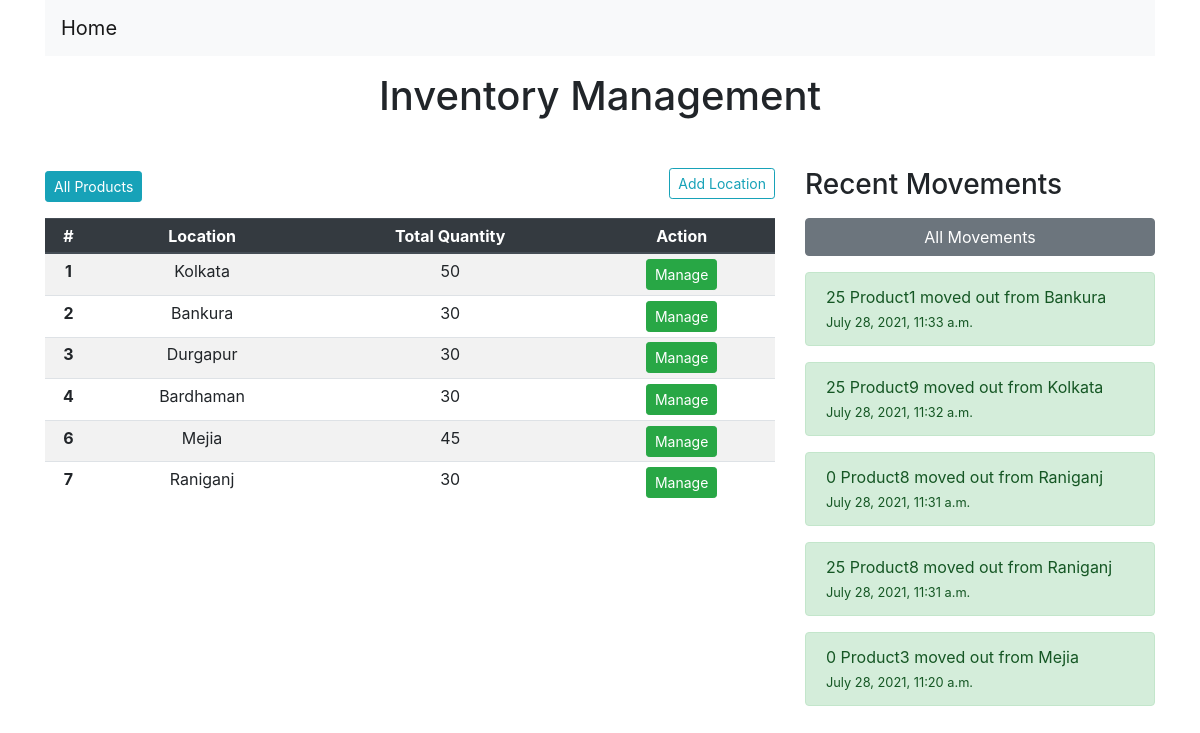
The page / on the database its author committed.
### inventory/models.py (models this page shows)
class Location(models.Model):
    name = models.CharField(max_length=250, blank=True)
    slug = models.SlugField(max_length=250,unique=True,null=True,db_index=True)
    def get_absolute_url(self):
        return reverse('inventory:location',args=[self.slug])
    @property
    def total_quantity(self):
        return self.products.all().aggregate(total_qty=Sum('qty')).get('total_qty',0)
    def __str__(self):
        return self.name

class Movement(models.Model):
    product = models.ForeignKey(Product,on_delete=models.CASCADE,related_name='movement_products')
    location_from = models.ForeignKey(Location,on_delete=models.CASCADE,related_name='location_from')
    location_to = models.ForeignKey(Location,on_delete=models.CASCADE,related_name='location_to',blank=True,null=True)
    created = models.DateTimeField(auto_now_add=True)
    qty = models.IntegerField(default=0)
    class Meta:
        ordering = ['-created']
    def __str__(self):
        if self.location_to:
            return f'{self.qty} {self.product} moved from {self.location_from} to {self.location_to}'
        else:
            return f'{self.qty} {self.product} moved out from {self.location_from}'

class Product(models.Model):
    location = models.ForeignKey(Location,on_delete=models.CASCADE,blank=True,null=True,related_name='products')
    name = models.CharField(max_length=250, blank=True)
    slug = models.SlugField(max_length=250,unique=True,null=True,db_index=True)
    qty = models.IntegerField(default = 0)
    def __str__(self):
        return self.name

### inventory/views.py (the view)
# urls.py: path('',views.LocationListView.as_view(),name='index'),
class LocationListView(ListView):
    model = Location
    template_name = 'index.html'
    context_object_name = 'locations'
    success_url = reverse_lazy('inventory:index')
    def get_context_data(self, **kwargs):
        context = super().get_context_data(**kwargs)
        context["form"] = LocationForm()
        return context

### inventory/context_processors.py (called while the page is built)
def get_sidebar_movements(request):
    return{
        'movements' : Movement.objects.all()[:5]
    }

def all_movements(request):
    return{
        'all_movements' : Movement.objects.order_by('created')
    }

### templates/index.html (shortened to what this page needs)
{% extends 'base.html' %}
{% block content %}
<h3 class="mb-3"><a href="{% url 'inventory:products' %}" class="btn btn-sm btn-info">All Products</a>
<button class="btn btn-sm btn-outline-info float-right" data-toggle="modal" data-target="#addLocation">Add Location</button>
</h3>
<table class="table table-striped table-sm">
    <thead class='text-center thead-dark'>
      <tr>
        <th scope="col">#</th>
        <th scope="col">Location</th>
        <th scope="col">Total Quantity</th>
        <th scope="col">Action</th>
      </tr>
    </thead>
    <tbody class='text-center'>
    {% for location in locations %}
      <tr>
        <th scope="row">{{location.id}}</th>
        <td>{{location.name}}</td>
        <td>
          {% if location.total_quantity > 0 %}{{location.total_quantity}}{% else %}0{% endif %}
        </td>
        <td> <a class="btn btn-success btn-sm" href="{{location.get_absolute_url}}">Manage</a> </td>
      </tr>
    {% endfor %}
    </tbody>
  </table>
{% endblock content %}

### templates/base.html (shortened to what this page needs)
<!DOCTYPE html>
<html lang="en">
  <head>
    <link
      rel="stylesheet"
      href="https://cdn.jsdelivr.net/npm/bootstrap@4.6.0/dist/css/bootstrap.min.css"
    />
  </head>
  <body>
    <div class="container">
    {% include 'navbar.html' %}
      <div class="row justify-content-center py-3">
        <h1 class="mb-5">Inventory Management</h1>
        <div class="col-md-8">
          {% block content %}
          {% endblock content %}
        </div>
        <div class="col-md-4">{% include 'sidebar.html' %}</div>
      </div>
    </div>
  </body>
</html>

### templates/navbar.html
<nav class="navbar navbar-light bg-light">
  <a class="navbar-brand" href="/">
    Home
  </a>
</nav>

### templates/sidebar.html (shortened to what this page needs)
<h3>Recent Movements</h3>
<button class="btn btn-secondary btn-block my-3" data-toggle="modal" data-target="#movementModal">All Movements</button>
{% if movements %}
{% for movement in movements %}
    <p class="alert alert-success">
        {{movement}}
        <br/>
        <span class="small">{{movement.created}}</span>
    </p>
{% endfor %}
{% else %}
<p>No movements found!</p>
{% endif %}

### rows shown on the page
Location: id "1", name "Kolkata", total_quantity "50"
Location: id "2", name "Bankura", total_quantity "30"
Location: id "3", name "Durgapur", total_quantity "30"
Location: id "4", name "Bardhaman", total_quantity "30"
Location: id "6", name "Mejia", total_quantity "45"
Location: id "7", name "Raniganj", total_quantity "30"
Movement: location_to+qty+product "25 Product1 moved out from Bankura", created "July 28, 2021, 11:33 a.m."
Movement: location_to+qty+product "25 Product9 moved out from Kolkata", created "July 28, 2021, 11:32 a.m."
Movement: location_to+qty+product "0 Product8 moved out from Raniganj", created "July 28, 2021, 11:31 a.m."
Movement: location_to+qty+product "25 Product8 moved out from Raniganj", created "July 28, 2021, 11:31 a.m."
Movement: location_to+qty+product "0 Product3 moved out from Mejia", created "July 28, 2021, 11:20 a.m."
